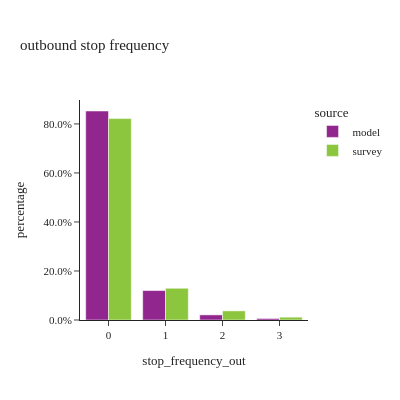
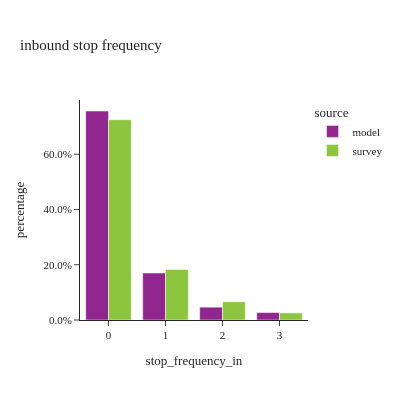

Notebook source saved alongside these figures, in order:
### Code cell
#| layout-ncol: 2
df_plot = tour_data.groupby(['source','stop_frequency_out'])['tour_weight'].sum().reset_index()
df_plot['percentage'] = df_plot.groupby(['source'], group_keys=False)['tour_weight']. \
    apply(lambda x: x / float(x.sum()))

fig = px.bar(df_plot, x="stop_frequency_out", y="percentage", color="source",barmode="group",
             title="outbound stop frequency")
fig.for_each_annotation(lambda a: a.update(text = a.text.split("=")[-1]))
fig.update_layout(height=400, width=400, yaxis=dict(tickformat=".1%"))
fig.show()

df_plot = tour_data.groupby(['source','stop_frequency_in'])['tour_weight'].sum().reset_index()
df_plot['percentage'] = df_plot.groupby(['source'], group_keys=False)['tour_weight']. \
    apply(lambda x: x / float(x.sum()))

fig = px.bar(df_plot, x="stop_frequency_in", y="percentage", color="source",barmode="group",
             title="inbound stop frequency")
fig.for_each_annotation(lambda a: a.update(text = a.text.split("=")[-1]))
fig.update_layout(height=400, width=400, yaxis=dict(tickformat=".1%"))
fig.show()

### Figure 1 — Plotly figure (JSON) as saved in the notebook; plotly's stock layout.template omitted (floating-point values rounded to 4 significant figures)
{"data": [{"alignmentgroup": "True", "hovertemplate": "source=model<br>stop_frequency_out=%{x}<br>percentage=%{y}<extra></extra>", "legendgroup": "model", "marker": {"color": "#91268F", "pattern": {"shape": ""}}, "name": "model", "offsetgroup": "model", "orientation": "v", "showlegend": true, "textposition": "auto", "type": "bar", "x": ["0", "1", "2", "3"], "xaxis": "x", "y": [0.8528, 0.1202, 0.02087, 0.006205], "yaxis": "y"}, {"alignmentgroup": "True", "hovertemplate": "source=survey<br>stop_frequency_out=%{x}<br>percentage=%{y}<extra></extra>", "legendgroup": "survey", "marker": {"color": "#8CC63E", "pattern": {"shape": ""}}, "name": "survey", "offsetgroup": "survey", "orientation": "v", "showlegend": true, "textposition": "auto", "type": "bar", "x": ["0", "1", "2", "3"], "xaxis": "x", "y": [0.8218, 0.1295, 0.03721, 0.01154], "yaxis": "y"}], "layout": {"barmode": "group", "height": 400, "legend": {"title": {"text": "source"}, "tracegroupgap": 0}, "title": {"text": "outbound stop frequency"}, "width": 400, "xaxis": {"anchor": "y", "domain": [0, 1], "title": {"text": "stop_frequency_out"}}, "yaxis": {"anchor": "x", "domain": [0, 1], "tickformat": ".1%", "title": {"text": "percentage"}}}}

### Figure 2 — Plotly figure (JSON) as saved in the notebook; plotly's stock layout.template omitted (floating-point values rounded to 4 significant figures)
{"data": [{"alignmentgroup": "True", "hovertemplate": "source=model<br>stop_frequency_in=%{x}<br>percentage=%{y}<extra></extra>", "legendgroup": "model", "marker": {"color": "#91268F", "pattern": {"shape": ""}}, "name": "model", "offsetgroup": "model", "orientation": "v", "showlegend": true, "textposition": "auto", "type": "bar", "x": ["0", "1", "2", "3"], "xaxis": "x", "y": [0.7565, 0.1701, 0.04646, 0.02698], "yaxis": "y"}, {"alignmentgroup": "True", "hovertemplate": "source=survey<br>stop_frequency_in=%{x}<br>percentage=%{y}<extra></extra>", "legendgroup": "survey", "marker": {"color": "#8CC63E", "pattern": {"shape": ""}}, "name": "survey", "offsetgroup": "survey", "orientation": "v", "showlegend": true, "textposition": "auto", "type": "bar", "x": ["0", "1", "2", "3"], "xaxis": "x", "y": [0.7252, 0.183, 0.06609, 0.02571], "yaxis": "y"}], "layout": {"barmode": "group", "height": 400, "legend": {"title": {"text": "source"}, "tracegroupgap": 0}, "title": {"text": "inbound stop frequency"}, "width": 400, "xaxis": {"anchor": "y", "domain": [0, 1], "title": {"text": "stop_frequency_in"}}, "yaxis": {"anchor": "x", "domain": [0, 1], "tickformat": ".1%", "title": {"text": "percentage"}}}}
